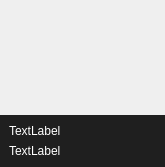
<?xml version="1.0" encoding="UTF-8"?>
<ui version="4.0">
 <class>ZoomInWindow</class>
 <widget class="QWidget" name="ZoomInWindow">
  <property name="geometry">
   <rect>
    <x>0</x>
    <y>0</y>
    <width>165</width>
    <height>163</height>
   </rect>
  </property>
  <property name="windowTitle">
   <string>Form</string>
  </property>
  <layout class="QVBoxLayout" name="verticalLayout_2" stretch="1,0">
   <property name="spacing">
    <number>0</number>
   </property>
   <property name="leftMargin">
    <number>0</number>
   </property>
   <property name="topMargin">
    <number>0</number>
   </property>
   <property name="rightMargin">
    <number>0</number>
   </property>
   <property name="bottomMargin">
    <number>0</number>
   </property>
   <item>
    <widget class="QWidget" name="m_zoomInWidget" native="true">
     <property name="minimumSize">
      <size>
       <width>165</width>
       <height>115</height>
      </size>
     </property>
     <property name="maximumSize">
      <size>
       <width>165</width>
       <height>115</height>
      </size>
     </property>
    </widget>
   </item>
   <item>
    <widget class="QWidget" name="widget_2" native="true">
     <property name="styleSheet">
      <string notr="true">QWidget {
	background-color: #1f1f1f;
}</string>
     </property>
     <layout class="QVBoxLayout" name="verticalLayout">
      <item>
       <widget class="QLabel" name="m_pos">
        <property name="styleSheet">
         <string notr="true">QLabel {
	color: #fff;
}</string>
        </property>
        <property name="text">
         <string>TextLabel</string>
        </property>
       </widget>
      </item>
      <item>
       <widget class="QLabel" name="m_color">
        <property name="styleSheet">
         <string notr="true">QLabel {
	color: #fff;
}</string>
        </property>
        <property name="text">
         <string>TextLabel</string>
        </property>
       </widget>
      </item>
     </layout>
    </widget>
   </item>
  </layout>
 </widget>
 <resources/>
 <connections/>
</ui>
